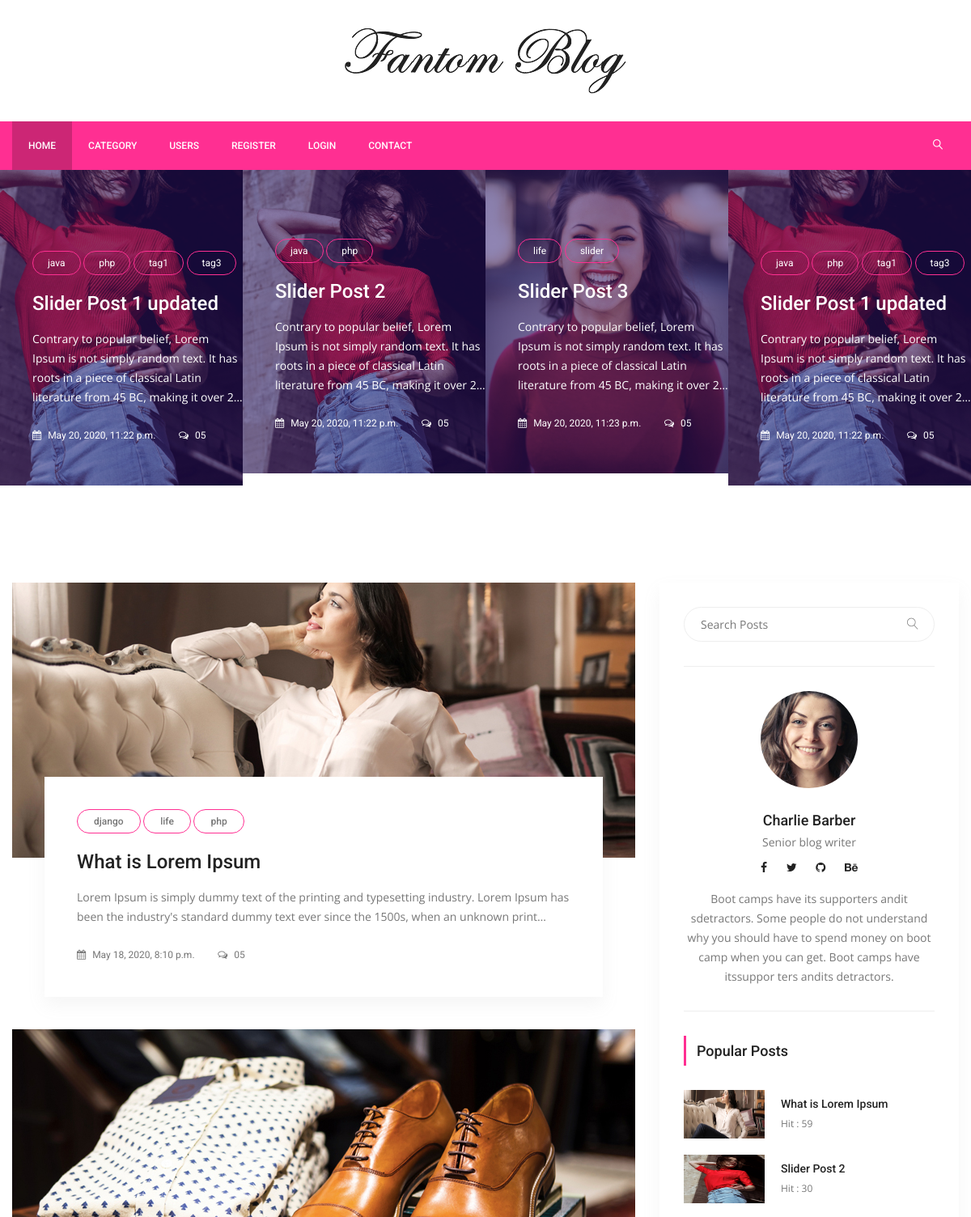
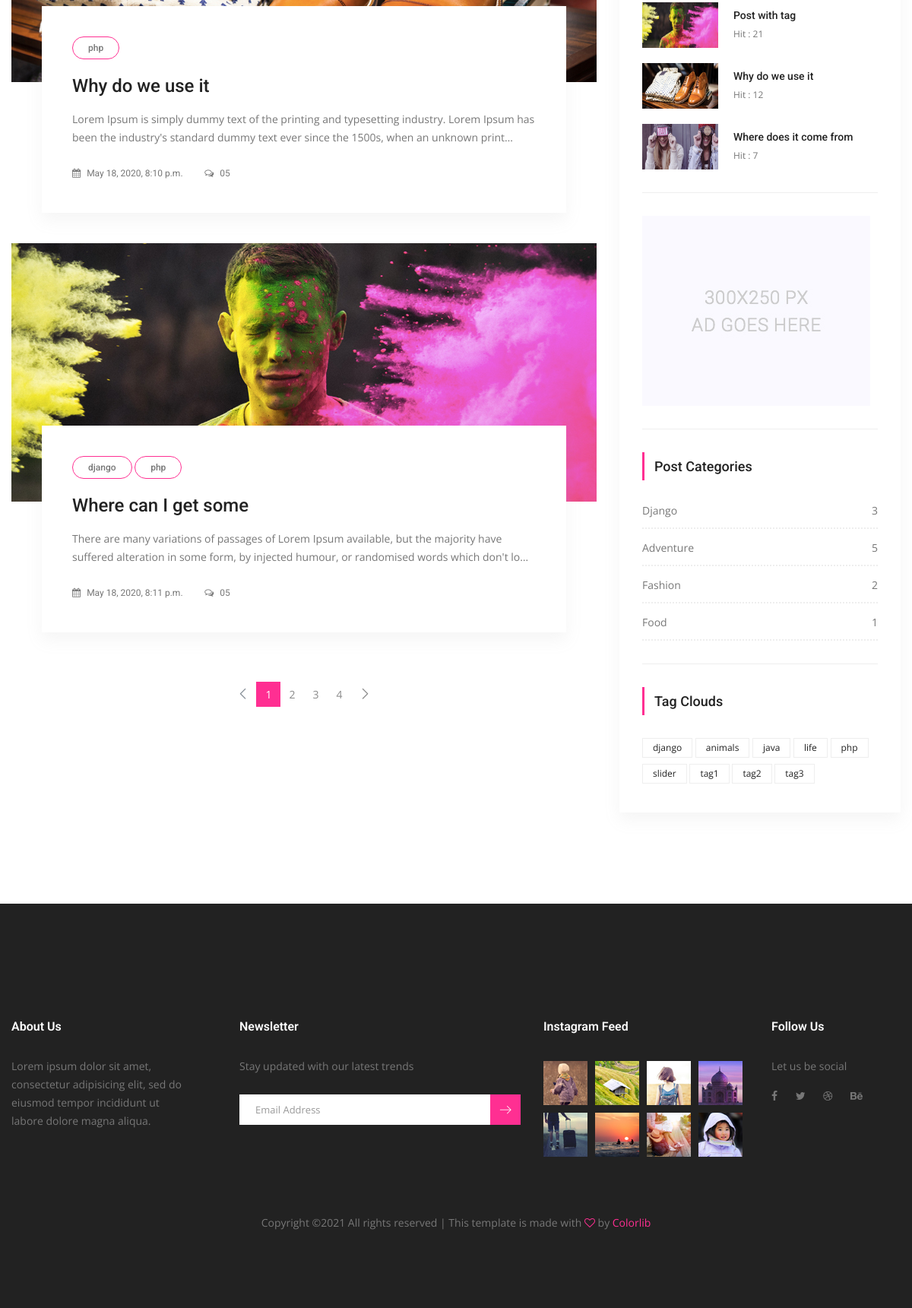
The page / on the database its author committed (2 pictures, top to bottom).
### posts/models.py (models this page shows, shortened)
class Post(models.Model):
    title = models.CharField(max_length=150)
    content = models.TextField()
    publishing_date = models.DateTimeField(auto_now_add=True)
    image = models.ImageField(blank=True,null=True,upload_to='uploads/')
    user = models.ForeignKey(settings.AUTH_USER_MODEL,on_delete=models.CASCADE)
    slug = models.SlugField(default="slug",editable=False)
    category = models.ForeignKey(Category,on_delete=models.CASCADE,default=1,related_name="posts")
    tag = models.ManyToManyField(Tag,related_name="posts",blank=True)
    slider_post = models.BooleanField(default=False)
    hit = models.PositiveIntegerField(default=0)

class Tag(models.Model):
    title = models.CharField(max_length=50)
    slug = models.SlugField(editable=False)
    def __str__(self):
        return self.title

class Category(models.Model):
    title = models.CharField(max_length=150)
    slug = models.SlugField(editable=False)
    def post_count(self):
        return self.posts.all().count()

### posts/views.py (the view)
# urls.py: path('',IndexView.as_view(),name="index"),
class IndexView(ListView):
    template_name = "posts/index.html"
    model = Post
    context_object_name = 'posts'
    paginate_by = 3
    def get_context_data(self, *, object_list=None, **kwargs):
        context = super(IndexView, self).get_context_data(**kwargs)
        context['slider_posts'] = Post.objects.all().filter(slider_post=True)
        return context

### posts/templatetags/custom_tags.py (called while the page is built)
@register.simple_tag(name="categories")
def all_categories():
    return Category.objects.all()

@register.simple_tag(name="tags")
def all_tags():
    return Tag.objects.all()

@register.simple_tag(name="hit_posts")
def hit_posts():
    return Post.objects.order_by('-hit')[:5]

### templates/posts/index.html (shortened to what this page needs)
{% extends 'base.html' %}
{% load static %}
{% block content %}
        <section class="post_slider_area">
			<div class="post_slider_inner owl-carousel">
				{% for post in slider_posts %}
				<div class="item">
					<div class="post_s_item">
						<div class="post_img">
							<img src="{{ post.image.url }}" alt="">
						</div>
						<div class="post_text">
							{% for tag in post.tag.all %}
							<a class="cat" href="{% url 'tag_detail' tag.slug %}">{{ tag.title }}</a>
							{% endfor %}
							<a href="{% url 'detail' pk=post.pk slug=post.slug %}"><h4>{{ post.title }}</h4></a>
							<p>{{ post.content | truncatechars:150 }}</p>
							<div class="date">
								<a href="#"><i class="fa fa-calendar" aria-hidden="true"></i> {{ post.publishing_date}}</a>
								<a href="#"><i class="fa fa-comments-o" aria-hidden="true"></i> 05</a>
							</div>
						</div>
					</div>
				</div>
				{% endfor %}
			</div>
        </section>
        <section class="blog_area p_120">
            <div class="container">
                <div class="row">
                    <div class="col-lg-8">
                        <div class="blog_left_sidebar">
							{% for post in posts %}
                            <article class="blog_style1">
                            	<div class="blog_img">
                            		<img class="img-fluid" src="{{ post.image.url }}" alt="" style="width:100%">
                            	</div>
                            	<div class="blog_text">
									<div class="blog_text_inner">
										{% for tag in post.tag.all %}
										<a class="cat" href="#">{{ tag.title }}</a>
										{% endfor %}
										<a href="{% url 'detail' pk=post.pk slug=post.slug %}"><h4>{{ post.title }}</h4></a>
										<p>{{ post.content|truncatechars:175 }}</p>
										<div class="date">
											<a href="#"><i class="fa fa-calendar" aria-hidden="true"></i> {{ post.publishing_date }}</a>
											<a href="#"><i class="fa fa-comments-o" aria-hidden="true"></i> 05</a>
										</div>
									</div>
                            	</div>
                            </article>
                           {% endfor %}
							{% if is_paginated %}
                            <nav class="blog-pagination justify-content-center d-flex">
		                        <ul class="pagination">
									{% if page_obj.has_previous %}
		                            <li class="page-item">
		                                <a href="?page={{ page_obj.previous_page_number }}" class="page-link" aria-label="Previous">
		                                    <span aria-hidden="true">
		                                        <span class="lnr lnr-chevron-left"></span>
		                                    </span>
		                                </a>
		                            </li>
									{% else %}
									<li class="page-item disabled">
		                                <a href="#" class="page-link" aria-label="Previous">
		                                    <span aria-hidden="true">
		                                        <span class="lnr lnr-chevron-left"></span>
		                                    </span>
		                                </a>
		                            </li>
									{% endif %}
									{% for i in paginator.page_range %}
									{% if page_obj.number == i %}
		                            <li class="page-item active"><a href="#" class="page-link">{{ i }}</a></li>
		                            {% else %}
									<li class="page-item"><a href="?page={{ i }}" class="page-link">{{ i }}</a></li>
		                            {% endif %}
									{% endfor %}
									{% if page_obj.has_next %}
		                            <li class="page-item">
		                                <a href="?page={{ page_obj.next_page_number }}" class="page-link" aria-label="Next">
		                                    <span aria-hidden="true">
		                                        <span class="lnr lnr-chevron-right"></span>
		                                    </span>
		                                </a>
		                            </li>
									{% endif %}
		                        </ul>
		                    </nav>
							{% endif %}
                        </div>
                    </div>
{% include 'right_side.html' %}
                </div>
            </div>
        </section>
{% endblock %}

### templates/right_side.html
{% load static %}
{% load custom_tags %}
<div class="col-lg-4">
                        <div class="blog_right_sidebar">
                            <aside class="single_sidebar_widget search_widget">
                                <form action="{% url 'search' %}" method="get">
                                <div class="input-group">
                                    <input type="text" class="form-control" placeholder="Search Posts" name="q">
                                    <span class="input-group-btn">
                                        <button class="btn btn-default" type="button"><i class="lnr lnr-magnifier"></i></button>
                                    </span>
                                </div></form>
                                <div class="br"></div>
                            </aside>
                            <aside class="single_sidebar_widget author_widget">
                                <img class="author_img rounded-circle" src="{% static "img/blog/author.png" %}" alt="">
                                <h4>Charlie Barber</h4>
                                <p>Senior blog writer</p>
                                <div class="social_icon">
                                    <a href="#"><i class="fa fa-facebook"></i></a>
                                    <a href="#"><i class="fa fa-twitter"></i></a>
                                    <a href="#"><i class="fa fa-github"></i></a>
                                    <a href="#"><i class="fa fa-behance"></i></a>
                                </div>
                                <p>Boot camps have its supporters andit sdetractors. Some people do not understand why you should have to spend money on boot camp when you can get. Boot camps have itssuppor ters andits detractors.</p>
                                <div class="br"></div>
                            </aside>
                            <aside class="single_sidebar_widget popular_post_widget">
                                <h3 class="widget_title">Popular Posts</h3>
                                {% hit_posts as posts %}
                                {% for post in posts %}
                                <div class="media post_item">
                                    <img src="{{ post.image.url }}" alt="post" style="width:100px;height:60px">
                                    <div class="media-body">
                                        <a href="{% url 'detail' post.pk post.slug %}"><h3>{{ post.title }}</h3></a>
                                        <p>Hit : {{ post.hit }}</p>
                                    </div>
                                </div>
                                {% endfor %}
                                <div class="br"></div>
                            </aside>
                            <aside class="single_sidebar_widget">
                                <a href="#"><img class="img-fluid" src="{% static "img/blog/add.jpg" %}" alt=""></a>
                                <div class="br"></div>
                            </aside>
                            <aside class="single_sidebar_widget post_category_widget">
                                <h4 class="widget_title">Post Categories</h4>
                                <ul class="list cat-list">
                                    {% categories as categories %}
                                    {% for category in categories %}
                                    <li>
                                        <a href="{% url 'category_detail' pk=category.id slug=category.slug %}" class="d-flex justify-content-between">
                                            <p>{{ category.title }}</p>
                                            <p>{{ category.post_count }}</p>
                                        </a>
                                    </li>
                                    {% endfor %}
                                </ul>
                                <div class="br"></div>
                            </aside>
                            <aside class="single-sidebar-widget tag_cloud_widget">
                                <h4 class="widget_title">Tag Clouds</h4>
                                <ul class="list">
                                    {% tags as labels %}
                                    {% for label in labels %}
                                    <li><a href="{% url 'tag_detail' label.slug %}">{{ label }}</a></li>
                                    {% endfor %}
                                </ul>
                            </aside>
                        </div>
                    </div>

### rows shown on the page
Post: image (picture), title "Slider Post 1 updated", content "Contrary to popular belief, Lorem Ipsum is not simply random text. It has roots in a piece of classical Latin literature from 45 BC, making it over 2…", publishing_date "May 20, 2020, 11:22 p.m."
Tag: title "java"
Tag: title "php"
Tag: title "tag1"
Tag: title "tag3"
Post: image (picture), title "Slider Post 2", content "Contrary to popular belief, Lorem Ipsum is not simply random text. It has roots in a piece of classical Latin literature from 45 BC, making it over 2…", publishing_date "May 20, 2020, 11:22 p.m.", hit "30"
Post: image (picture), title "Slider Post 3", content "Contrary to popular belief, Lorem Ipsum is not simply random text. It has roots in a piece of classical Latin literature from 45 BC, making it over 2…", publishing_date "May 20, 2020, 11:23 p.m."
Tag: title "life"
Tag: title "slider"
Post: image (picture), title "What is Lorem Ipsum", content "Lorem Ipsum is simply dummy text of the printing and typesetting industry. Lorem Ipsum has been the industry's standard dummy text ever since the 1500s, when an unknown print…", publishing_date "May 18, 2020, 8:10 p.m.", hit "59"
Tag: title "django"
Post: image (picture), title "Why do we use it", content "Lorem Ipsum is simply dummy text of the printing and typesetting industry. Lorem Ipsum has been the industry's standard dummy text ever since the 1500s, when an unknown print…", publishing_date "May 18, 2020, 8:10 p.m.", hit "12"
Post: image (picture), title "Where can I get some", content "There are many variations of passages of Lorem Ipsum available, but the majority have suffered alteration in some form, by injected humour, or randomised words which don't lo…", publishing_date "May 18, 2020, 8:11 p.m."
Post: image (picture), title "Post with tag", hit "21"
Post: image (picture), title "Where does it come from", hit "7"
Category: title "Django", post_count "3"
Category: title "Adventure", post_count "5"
Category: title "Fashion", post_count "2"
Category: title "Food", post_count "1"
Tag: title "animals"
Tag: title "tag2"

### other values the page prints
{{ i }} "1"
{{ i }} "2" "3" "4"
